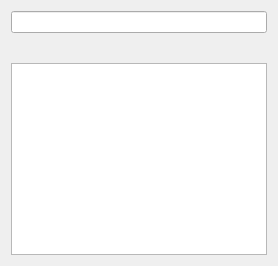
<?xml version="1.0" encoding="UTF-8"?>
<ui version="4.0">
 <class>Root</class>
 <widget class="QWidget" name="Root">
  <layout class="QVBoxLayout" name="RootLayout">
   <property name="sizeConstraint">
    <enum>QLayout::SetMaximumSize</enum>
   </property>
   <item>
    <widget class="TargetRootEdit" name="TargetRoot"/>
   </item>
   <item>
    <widget class="BreadcrumbNavigation" name="Navigation" native="true">
     <layout class="QHBoxLayout" name="NavigationLayout"/>
    </widget>
   </item>
   <item>
    <widget class="TargetTreeView" name="TargetView">
     <property name="alternatingRowColors">
      <bool>true</bool>
     </property>
     <property name="sortingEnabled">
      <bool>true</bool>
     </property>
    </widget>
   </item>
  </layout>
 </widget>
 <customwidgets>
  <customwidget>
   <class>BreadcrumbNavigation</class>
   <extends>QWidget</extends>
   <header>widgets</header>
   <container>1</container>
  </customwidget>
  <customwidget>
   <class>TargetRootEdit</class>
   <extends>QLineEdit</extends>
   <header>widgets</header>
  </customwidget>
  <customwidget>
   <class>TargetTreeView</class>
   <extends>QTreeView</extends>
   <header>widgets</header>
  </customwidget>
 </customwidgets>
 <resources/>
 <connections/>
</ui>
